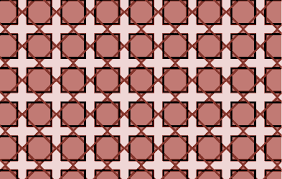
#> input picture 2 Parcial/morfologicas/patron.png, 282 x 179 px
$ python hitmiss.py
#> lines starting #> are read from the running program, lines starting #| are printed output that depends on the picture; after the words box and inside, x2 and y2 are one past the last pixel; in counts of white or black regions, pixels touching at a corner belong together
import cv2
import numpy as np

def leer_imagen_binaria(ruta):
#> called with ruta = 'patron.png'
    imagen = cv2.imread(ruta, cv2.IMREAD_GRAYSCALE)
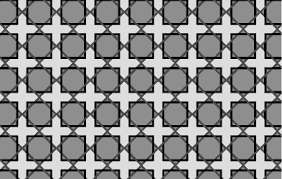
#> imagen: shape (179, 282); min 0, max 230, mean 138.6
    _, binaria = cv2.threshold(imagen, 127, 255, cv2.THRESH_BINARY)
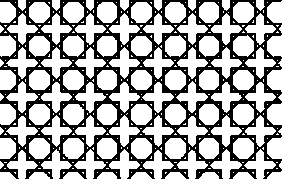
#> binaria: shape (179, 282); 66.4% white; 1 black region, box (x1, y1, x2, y2) and area: (0, 0, 282, 179) 16972
    return binaria

def erosion_manual_con_kernel(imagen, kernel, titulo="Erosión"):
#> called with kernel = array of shape (5, 5), titulo = 'Erosión - HIT'
    alto, ancho = imagen.shape
#> alto = 179; ancho = 282
    k_alto, k_ancho = kernel.shape
    pad_y, pad_x = k_alto // 2, k_ancho // 2

    relleno = np.zeros((alto + 2 * pad_y, ancho + 2 * pad_x), dtype=np.uint8)
    relleno[pad_y:pad_y+alto, pad_x:pad_x+ancho] = imagen
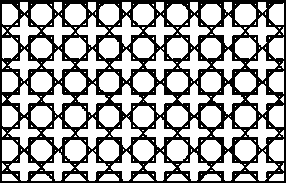
#> relleno: shape (183, 286); 64% white; 1 black region, box (x1, y1, x2, y2) and area: (0, 0, 286, 183) 18832

    resultado = np.zeros_like(imagen)

    for y in range(alto):
        for x in range(ancho):
            ventana = relleno[y:y+k_alto, x:x+k_ancho]
            coincide = True
            for i in range(k_alto):
                for j in range(k_ancho):
                    if kernel[i, j] == 1 and ventana[i, j] != 255:
                        coincide = False
            resultado[y, x] = 255 if coincide else 0
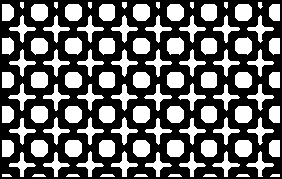
#> resultado: shape (179, 282); 38.3% white; 102 white regions, largest, box (x1, y1, x2, y2) and area: (235, 4, 252, 21) 261, (133, 106, 150, 123) 261, (235, 106, 252, 123) 261

    return resultado

def erosion_manual_hit(imagen, kernel):
    return erosion_manual_con_kernel(imagen, kernel, "Erosión - HIT")

def erosion_manual_miss(imagen, kernel):
    complemento = cv2.bitwise_not(imagen)
    return erosion_manual_con_kernel(complemento, kernel, "Erosión - MISS")
#> call 2 of erosion_manual_con_kernel, with kernel = array of shape (5, 5), titulo = 'Erosión - MISS'
#> in erosion_manual_con_kernel (call 2), `relleno[pad_y:pad_y+alto, pad_x:pad_x+ancho] = imagen`:
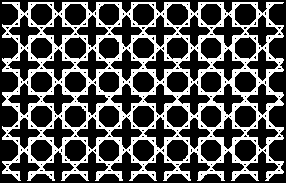
#> relleno: shape (183, 286); 32.4% white; 1 white region, box (x1, y1, x2, y2) and area: (2, 2, 284, 181) 16972
#> after the loop in erosion_manual_con_kernel (call 2), `for y in range(alto):`:
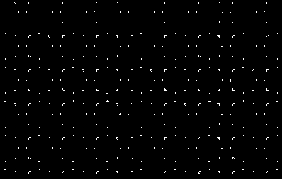
#> resultado: shape (179, 282); 1.2% white in thin lines or dots

def hit_or_miss_manual(imagen, kernel_hit, kernel_miss):
    hit = erosion_manual_hit(imagen, kernel_hit)
    miss = erosion_manual_miss(imagen, kernel_miss)
    resultado = cv2.bitwise_and(hit, miss)
#> resultado: shape (179, 282); every value is 0
    return resultado

if __name__ == "__main__":
    ruta_imagen = 'patron.png'  # Cambia la ruta si es necesario
    img_binaria = leer_imagen_binaria(ruta_imagen)

    kernel_hit = np.array([[0, 0, 1, 0, 0],
                       [0, 1, 1, 1, 0],
                       [1, 1, 0, 1, 1],
                       [0, 1, 1, 1, 0],
                       [0, 0, 1, 0, 0]], dtype=np.uint8)

    kernel_miss = np.array([[1, 1, 0, 1, 1],
                        [1, 0, 0, 0, 1],
                        [0, 0, 1, 0, 0],
                        [1, 0, 0, 0, 1],
                        [1, 1, 0, 1, 1]], dtype=np.uint8)

    # Aplicar la operación manual de "Hit or Miss"
    hitmiss_manual = hit_or_miss_manual(img_binaria, kernel_hit, kernel_miss)

    # Mostrar solo la imagen binaria y el resultado de "Hit or Miss Manual"
    cv2.imshow('Binaria', img_binaria)
    cv2.imshow('Hit or Miss Manual', hitmiss_manual)

    cv2.waitKey(0)
    cv2.destroyAllWindows()
